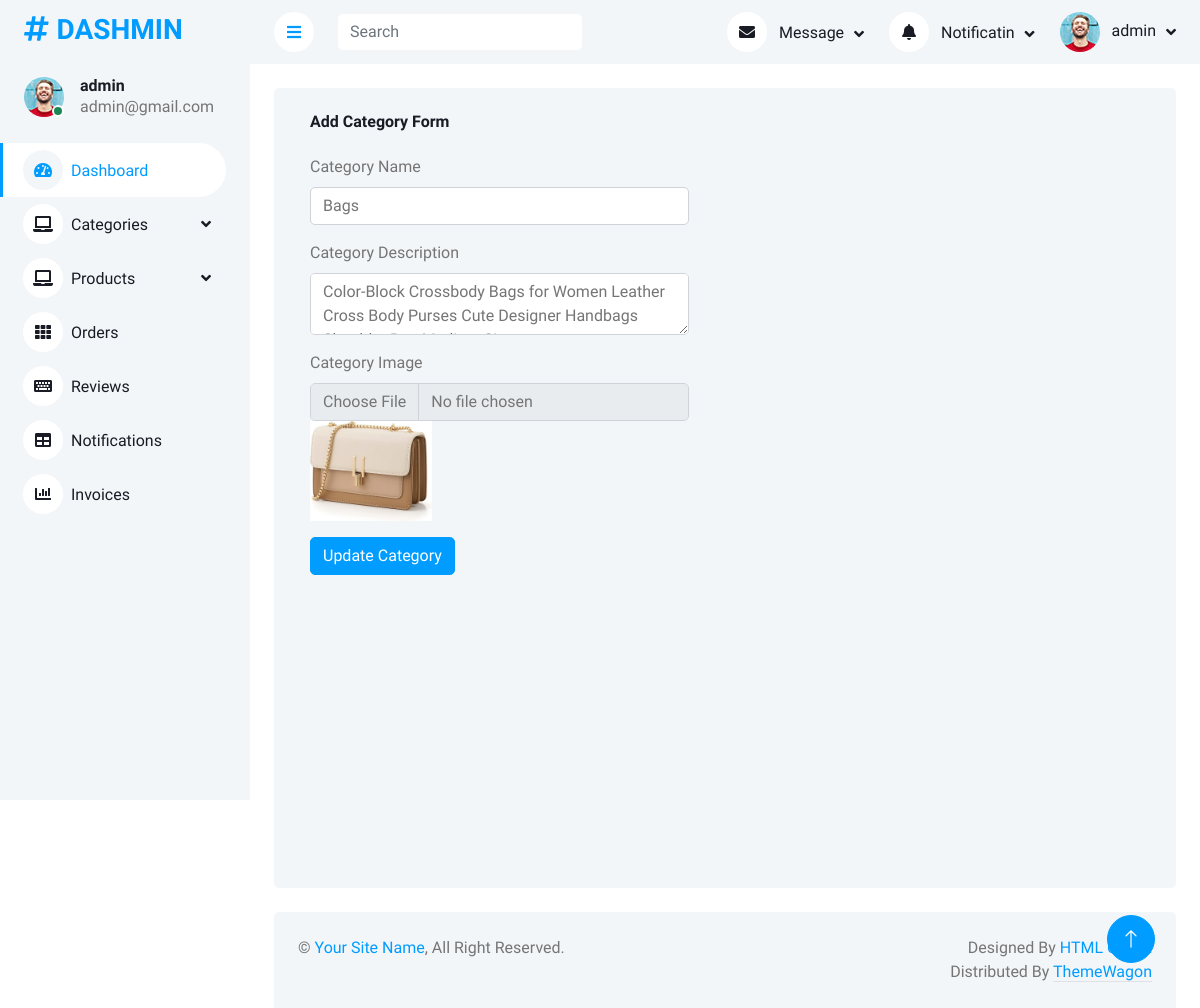
Page /adminPanel/editCategory.php?cId=2 (signed in) on the earlier database version.
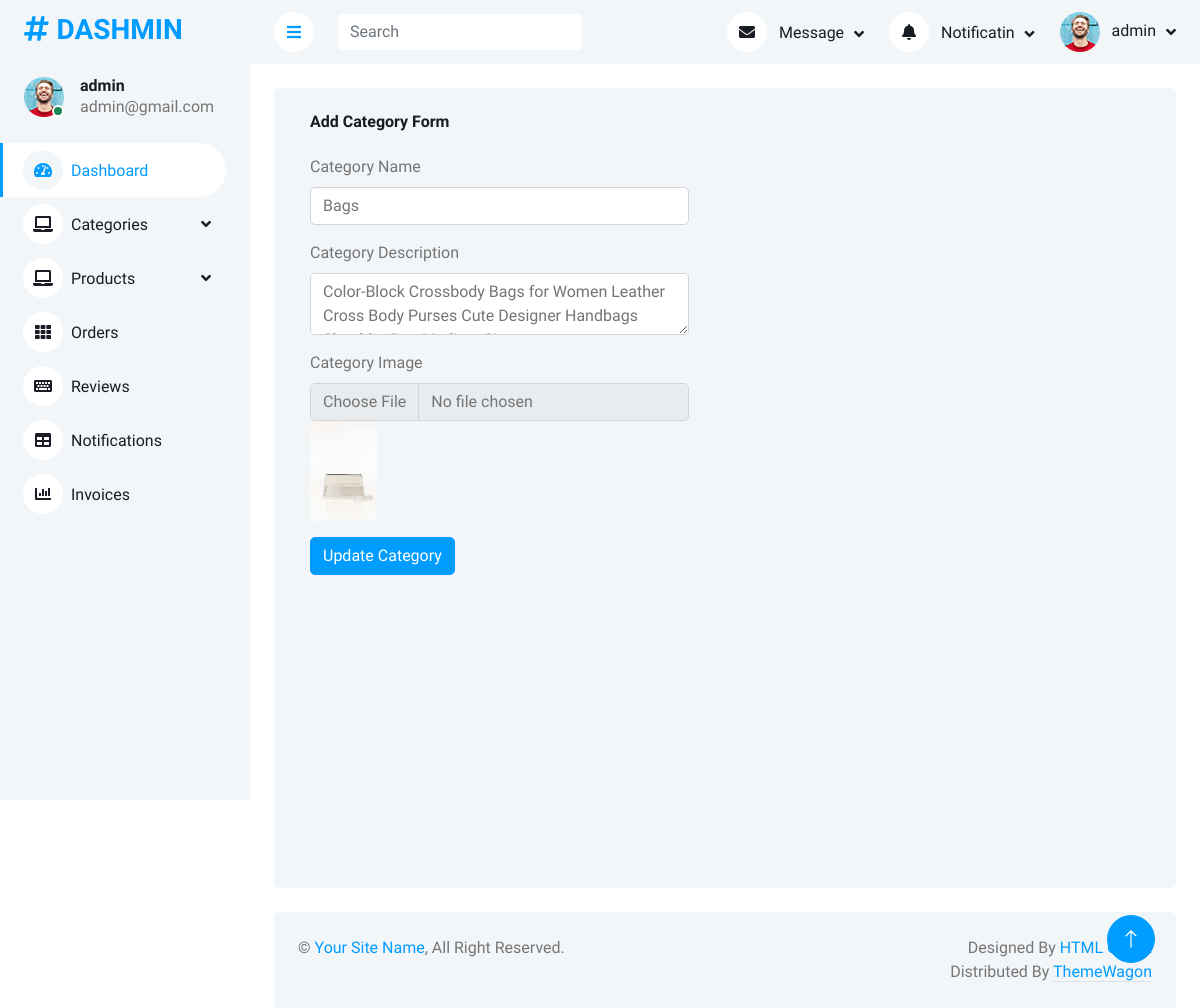
Same page on the later database version.
### tables this page shows
CREATE TABLE `categories` (
  `id` int(11) NOT NULL,
  `name` varchar(200) NOT NULL,
  `description` varchar(300) NOT NULL,
  `image` varchar(200) NOT NULL
);

### adminPanel/editCategory.php (the view, shortened to what this page needs)
<?php
include("php/query.php");
include("components/header.php");
?>
<?php
if(isset($_GET['cId'])){
    $categoryId = $_GET['cId'];
    $query = $pdo->prepare("select * from categories where id = :catId");
    $query->bindParam('catId' , $categoryId);
    $query->execute();
    $category = $query->fetch(PDO::FETCH_ASSOC);
}
?>
            <div class="container-fluid pt-4 px-4">
                <div class="row vh-100 bg-light rounded   mx-0">
                    <div class="col-md-6 ">
                        <div class="bg-light rounded h-100 p-4">
                            <h6 class="mb-4">Add Category Form</h6>
                            <form method="post" enctype="multipart/form-data" >
                                <div class="mb-3">
                                    <label for="exampleInputEmail1" class="form-label">Category Name</label>
                                    <input value="<?php echo $category['name']?>" name="cName" type="text" class="form-control" id="exampleInputEmail1"
                                        aria-describedby="emailHelp">
                                </div>
                                <div class="mb-3">
                                    <label for="exampleInputPassword1" class="form-label">Category Description</label>
                                   <textarea  name="cDes" class="form-control" id=""><?php echo $category['description']?></textarea>
                                </div>
                                <div class="mb-3">
                                    <label for="exampleInputPassword1" class="form-label">Category Image</label>
                                  <input name="cImage" type="file" class="form-control">
                                  <img height="100px" src="images/<?php echo $category['image']?>" alt="">
                                </div>
                                <button name="updateCategory" type="submit" class="btn btn-primary">Update Category</button>
                         </form>
                    </div>
                    </div>
                </div>
            </div>
<?php
include("components/footer.php");
?>

Differences in the rows shown:
changed categories "Bags": image: a different picture
